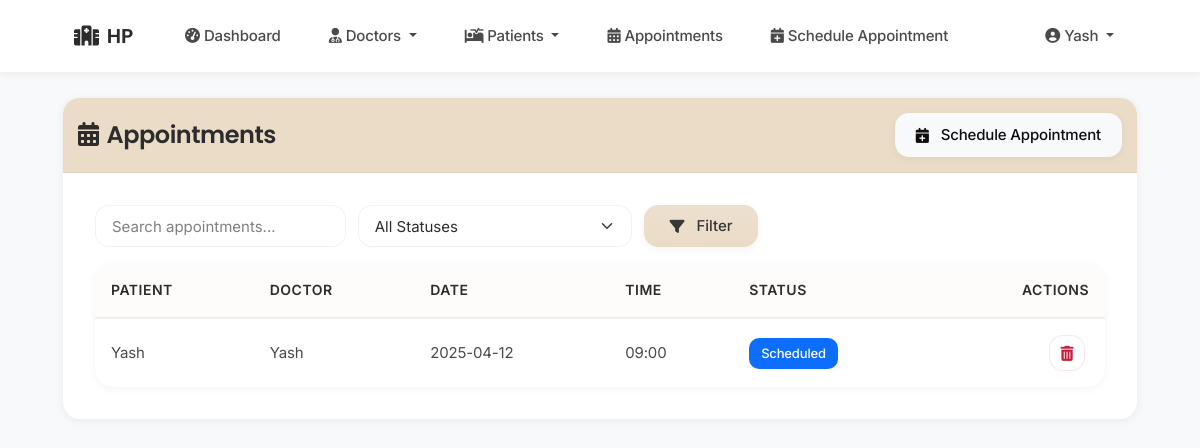
Screenshot of /admin/view_appointments (signed in) with the database file from the repository.
### tables this page shows
CREATE TABLE appointments (
                id INTEGER PRIMARY KEY AUTOINCREMENT,
                patient_id INTEGER NOT NULL,
                doctor_id INTEGER NOT NULL,
                date TEXT NOT NULL,
                time_slot TEXT NOT NULL,
                status TEXT DEFAULT 'Scheduled',
                notes TEXT,
                created_at TIMESTAMP DEFAULT CURRENT_TIMESTAMP,
                hospital_id INTEGER NOT NULL,
                FOREIGN KEY (patient_id) REFERENCES patients(id),
                FOREIGN KEY (doctor_id) REFERENCES doctors(id),
                FOREIGN KEY (hospital_id) REFERENCES staff(id)
            );

CREATE TABLE patients (
                id INTEGER PRIMARY KEY AUTOINCREMENT,
                name TEXT NOT NULL,
                age INTEGER NOT NULL,
                gender TEXT,
                contact TEXT,
                address TEXT,
                medical_history TEXT,
                created_at TIMESTAMP DEFAULT CURRENT_TIMESTAMP,
                created_by INTEGER,
                hospital_id INTEGER NOT NULL,
                FOREIGN KEY (created_by) REFERENCES staff(id),
                FOREIGN KEY (hospital_id) REFERENCES staff(id)
            );

CREATE TABLE doctors (
                id INTEGER PRIMARY KEY AUTOINCREMENT,
                name TEXT NOT NULL,
                specialization TEXT NOT NULL,
                experience INTEGER,
                consultation_fee REAL,
                contact TEXT,
                bio TEXT,
                image_path TEXT,
                username TEXT UNIQUE,
                password TEXT,
                created_by INTEGER,
                hospital_id INTEGER NOT NULL,
                FOREIGN KEY (created_by) REFERENCES staff(id),
                FOREIGN KEY (hospital_id) REFERENCES staff(id)
            );

### app.py (the view)
@app.route('/admin/view_appointments')
def view_appointments():
    if 'user_id' not in session or session['user_type'] != 'admin':
        return redirect(url_for('login'))
    search_query = request.args.get('search', '').strip()
    status_filter = request.args.get('status', '').strip()
    conn = get_db_connection()
    try:
        query = '''
            SELECT a.id, p.name as patient_name, d.name as doctor_name,
                   a.date, a.time_slot, a.status, a.notes
            FROM appointments a
            JOIN patients p ON a.patient_id = p.id
            JOIN doctors d ON a.doctor_id = d.id
            WHERE a.hospital_id = ?
        '''
        params = [session['hospital_id']]
        if search_query:
            query += ' AND (p.name LIKE ? OR d.name LIKE ?)'
            params.extend([f'%{search_query}%', f'%{search_query}%'])
        if status_filter:
            query += ' AND a.status = ?'
            params.append(status_filter)
        query += ' ORDER BY a.date DESC, a.time_slot DESC'
        appointments = conn.execute(query, params).fetchall()
    except Exception as e:
        flash('Error loading appointments', 'danger')
        app.logger.error(f"View appointments error: {str(e)}")
        appointments = []
    finally:
        conn.close()
    return render_template('admin/view_appointments.html',
                         appointments=appointments,
                         search_query=search_query,
                         status_filter=status_filter)

### app.py (called while the page is built)
@app.context_processor
def utility_processor():
    def now():
        return datetime.now()
    return dict(now=now)

def get_db_connection():
    try:
        conn = sqlite3.connect(get_db_path())
        conn.row_factory = sqlite3.Row
        return conn
    except sqlite3.Error as e:
        logger.error(f"Database connection error: {e}")
        raise

### database.py (called while the page is built)
def get_db_path():
    app_dir = os.path.dirname(os.path.abspath(__file__))
    if 'RENDER' in os.environ:
        db_dir = os.path.join(app_dir, 'data')
        if not os.path.exists(db_dir):
            os.makedirs(db_dir, exist_ok=True)
            logger.info(f"Created database directory: {db_dir}")
        return os.path.join(db_dir, 'hospital.db')
    else:
        instance_path = os.path.join(app_dir, 'instance')
        if not os.path.exists(instance_path):
            os.makedirs(instance_path, exist_ok=True)
            logger.info(f"Created instance directory: {instance_path}")
        return os.path.join(instance_path, 'hospital.db')

### templates/admin/view_appointments.html (shortened to what this page needs)
{% extends "base.html" %}
{% block content %}
<div class="card">
    <div class="card-header text-white d-flex justify-content-between align-items-center" style="background-color:rgb(235, 220, 200); padding: 15px 15px">
        <h4 class="mb-0">
            <i class="fas fa-calendar-alt me-2"></i>Appointments
        </h4>
        <div>
            <a href="{{ url_for('schedule_appointment') }}" class="btn btn-light">
                <i class="fas fa-calendar-plus me-1"></i>Schedule Appointment
            </a>
        </div>
    </div>
    <div class="card-body">
        <div class="row mb-3">
            <div class="col-md-8">
                <form class="filter-form" method="GET" action="{{ url_for('view_appointments') }}">
                    <input type="search" class="form-control" name="search" placeholder="Search appointments..."
                           value="{{ search_query }}" aria-label="Search">
                    <select class="form-select" name="status">
                        <option value="">All Statuses</option>
                    </select>
                    <button class="btn btn-primary" type="submit">
                        <i class="fas fa-filter me-1"></i>Filter
                    </button>
                </form>
            </div>
        </div>
        <div class="table-responsive">
            <table class="table table-hover">
                <thead>
                    <tr>
                        <th>Patient</th>
                        <th>Doctor</th>
                        <th>Date</th>
                        <th>Time</th>
                        <th>Status</th>
                        <th class="text-end">Actions</th>
                    </tr>
                </thead>
                <tbody>
                    {% for app in appointments %}
                    <tr>
                        <td>{{ app.patient_name }}</td>
                        <td>{{ app.doctor_name }}</td>
                        <td>{{ app.date }}</td>
                        <td>{{ app.time_slot }}</td>
                        <td>
                            <span class="badge
                                {% if app.status == 'Completed' %}bg-success
                                {% elif app.status == 'Cancelled' %}bg-danger
                                {% else %}bg-primary{% endif %}">
                                {{ app.status }}
                            </span>
                        </td>
                        <td class="text-end">
                            <button type="button" class="btn-action btn-delete"
                                    data-bs-toggle="modal"
                                    data-bs-target="#deleteAppointmentModal{{ app.id }}"
                                    title="Delete Appointment">
                                <i class="fas fa-trash-alt"></i>
                            </button>
                        </td>
                    </tr>
                    {% else %}
                    <tr>
                        <td colspan="6" class="text-center">No appointments found</td>
                    </tr>
                    {% endfor %}
                </tbody>
            </table>
        </div>
    </div>
</div>
{% endblock %}

### rows the page displays
appointments: patient_name "Yash", doctor_name "Yash", date "2025-04-12", time_slot "09:00", status "Scheduled"

### other values shown
{{ session.get('hospital_name', 'Hospital Management') }} "HP"
{{ session.get('name', 'User') }} "Yash"
